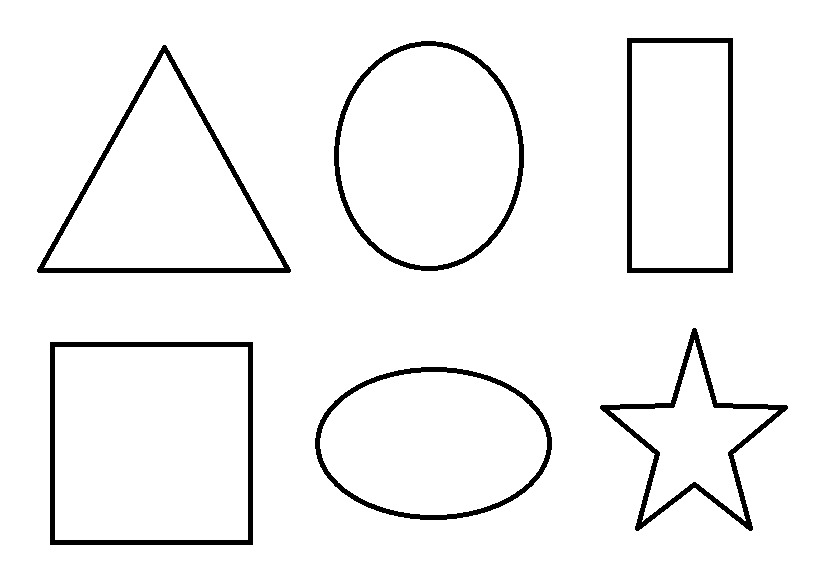
#> input picture Chapter-3/image.jpg, 824 x 568 px
$ python 1-Contours.py   (older library calls are emulated)
#> lines starting #> are read from the running program, lines starting #| are printed output that depends on the picture; after the words box and inside, x2 and y2 are one past the last pixel; in counts of white or black regions, pixels touching at a corner belong together
import numpy as np
import cv2

#For better accuracy, use binary images. So before finding contours, apply threshold or canny edge detection.
#findContours function modifies the source image. So if you want source image even after finding contours,
#already store it to some other variables.
#In OpenCV, finding contours is like finding white object from black background.
#So remember, object to be found should be white and background should be black.


image = cv2.imread('image.jpg')
#> image is the input picture: shape (568, 824, 3); min 0, max 255, mean 243.6
cv2.imshow("Original" ,  image)
cv2.waitKey()

grayimage = cv2.cvtColor(image, cv2.COLOR_BGR2GRAY)
cv2.imshow("grayimage" ,  grayimage)
cv2.waitKey()

ret, thresh = cv2.threshold(grayimage, 127, 255, 0)
#> thresh: shape (568, 824); 95.5% white; 6 black regions, box (x1, y1, x2, y2) and area: (50, 342, 253, 545) 3960, (37, 45, 291, 273) 3764, (600, 328, 788, 531) 3636, (627, 38, 733, 273) 3310, (334, 41, 524, 271) 3219, (315, 367, 552, 520) 3010
cv2.imshow("thresh" ,  thresh)
cv2.waitKey()


# Finding Edges
CannyEdge = cv2.Canny(thresh,50,100)
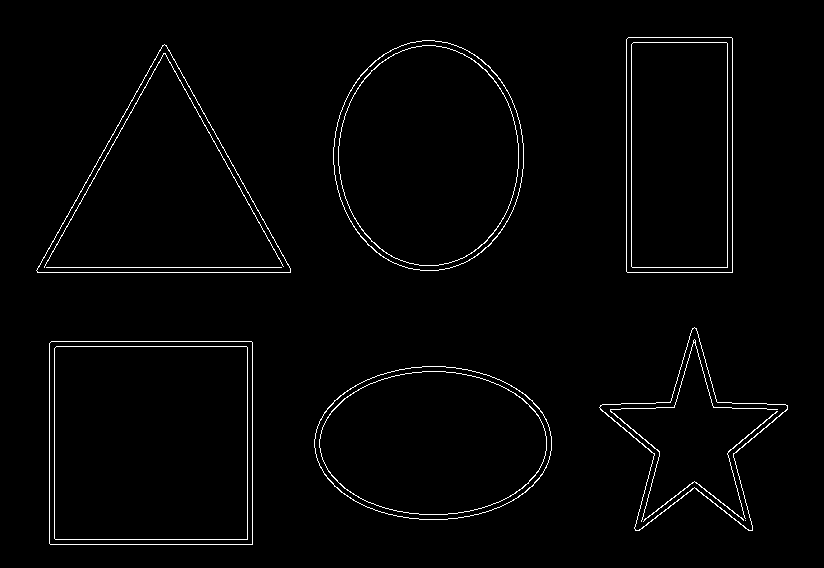
#> CannyEdge: shape (568, 824); 1.8% white in thin lines or dots, all inside (x1, y1, x2, y2) = (36, 37, 788, 545)
cv2.imshow("CannyEdges" ,  CannyEdge)
cv2.waitKey()


#Finding Contours
# Contour is the return list of contour from the image
# it is lists of list of points
image, contours, hierarchy = cv2.findContours(CannyEdge,cv2.RETR_EXTERNAL,cv2.CHAIN_APPROX_SIMPLE)
#> contours = 6 contours; box (x1, y1, x2, y2) and area: (49, 341, 253, 545) 41206, (333, 40, 524, 271) 34336, (36, 44, 291, 273) 29564, (314, 366, 552, 520) 28500, (626, 37, 733, 273) 24907, (599, 327, 788, 531) 14210

# check here -
#print contours


# Draw Contour
cv2.drawContours(image,contours,-1,(0,255,0),5)
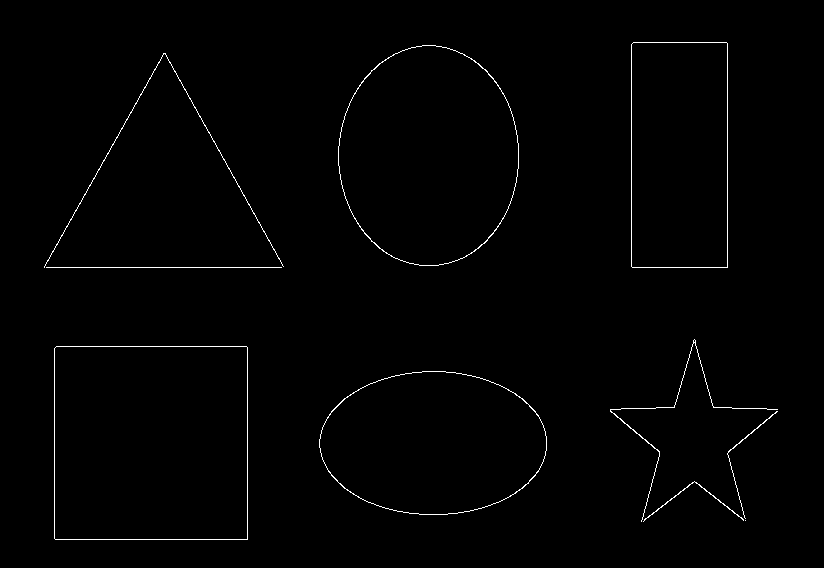
#> image: shape (568, 824); 0.88% white in thin lines or dots, all inside (x1, y1, x2, y2) = (44, 42, 778, 540)

cv2.imshow("Contour Image" , image)
cv2.waitKey()

cv2.destroyAllWindows()

$ run again, with Chapter-3/hand.jpg copied over Chapter-3/image.jpg
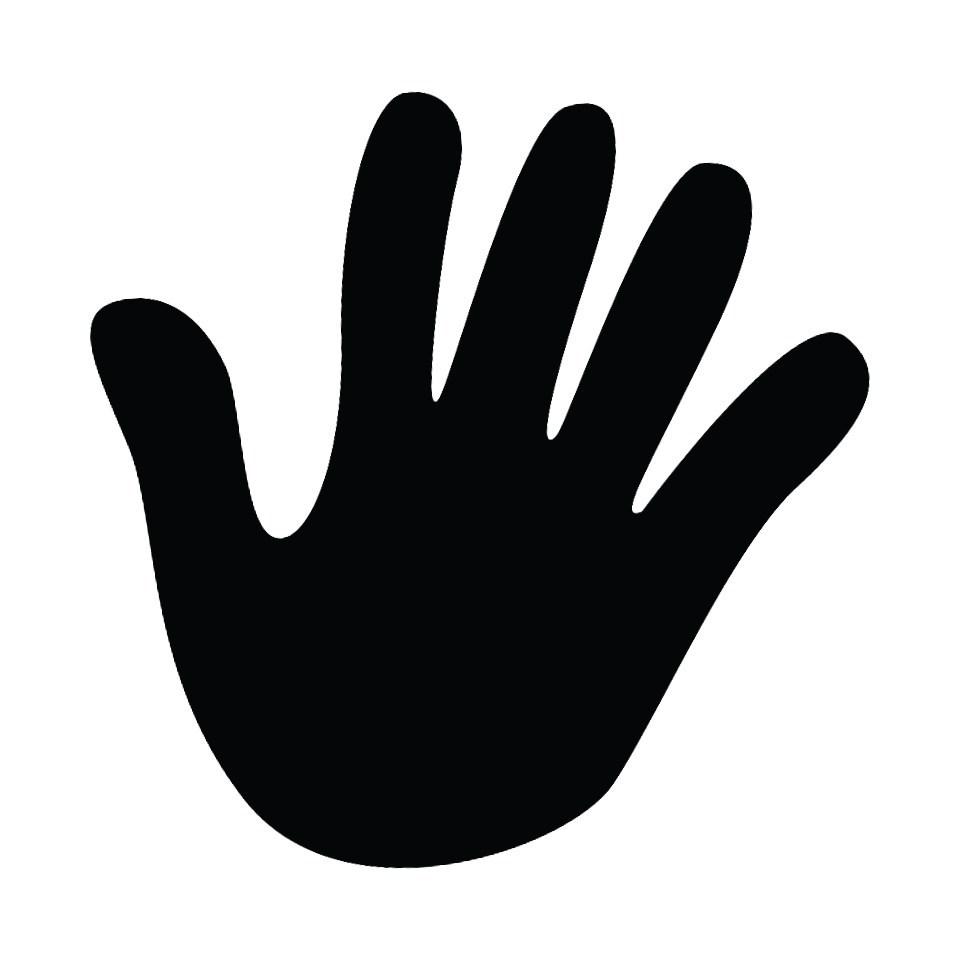
#> input picture Chapter-3/hand.jpg, 960 x 960 px
#> image is the input picture: shape (960, 960, 3); mean B, G, R 167.9, 167.2, 166.8
#> thresh: shape (960, 960); 64.7% white; 1 black region, box (x1, y1, x2, y2) and area: (90, 92, 869, 868) 324865
#> `CannyEdge = cv2.Canny(thresh,50,100)`:
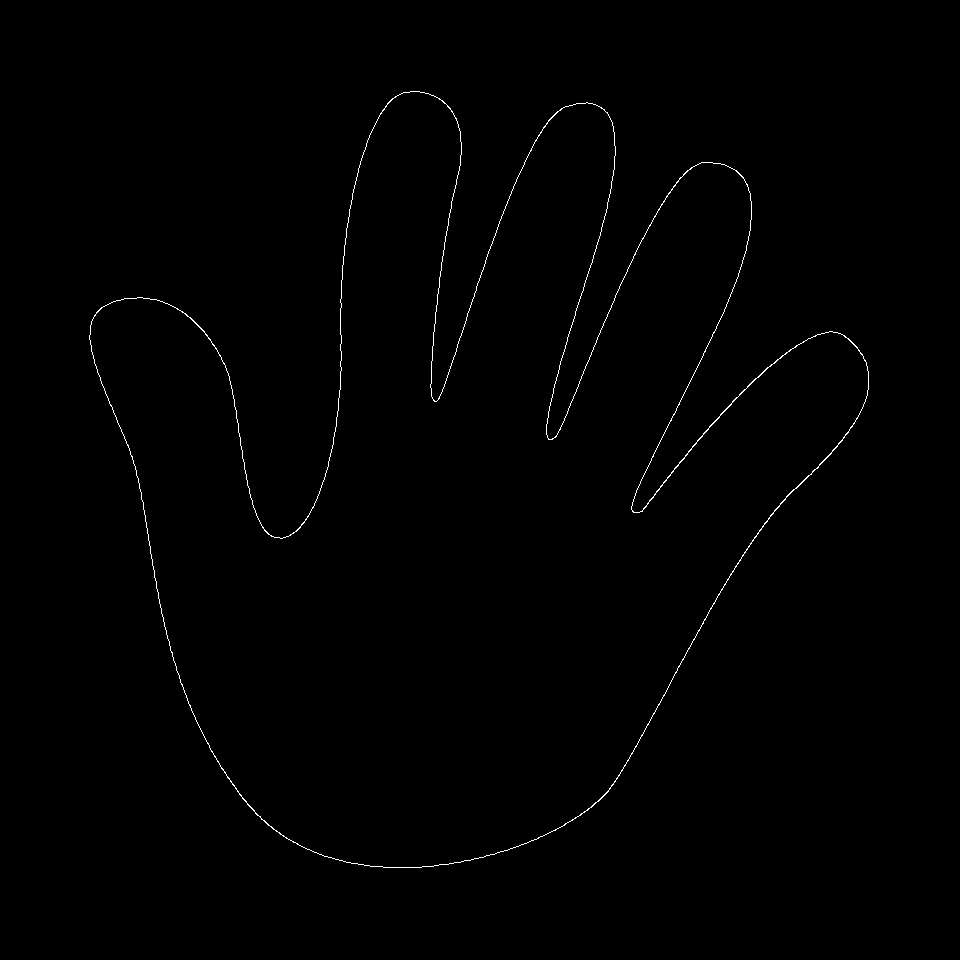
#> CannyEdge: shape (960, 960); 0.48% white in thin lines or dots, all inside (x1, y1, x2, y2) = (89, 91, 869, 868)
#> contours = 1 contour; box (x1, y1, x2, y2) and area: (89, 91, 869, 868) 325068
#> image: shape (960, 960); 0.48% of pixels changed, all inside (x1, y1, x2, y2) = (89, 91, 869, 868)

$ run again, with Chapter-3/house.jpg copied over Chapter-3/image.jpg
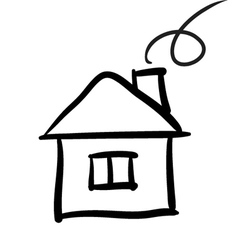
#> input picture Chapter-3/house.jpg, 238 x 250 px
#> image is the input picture: shape (250, 238, 3); min 0, max 255, mean 228.5
#> `ret, thresh = cv2.threshold(grayimage, 127, 255, 0)`:
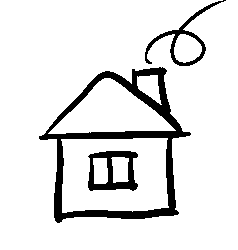
#> thresh: shape (250, 238); 89.5% white; 3 black regions, box (x1, y1, x2, y2) and area: (39, 67, 191, 223) 4517, (88, 151, 138, 191) 990, (145, 0, 226, 66) 726
#> CannyEdge: shape (250, 238); 3.6% white in thin lines or dots, all inside (x1, y1, x2, y2) = (38, 0, 226, 223)
#> contours = 4 contours, 1 with area under 20; largest, box (x1, y1, x2, y2) and area: (38, 67, 191, 223) 16214, (173, 33, 202, 63) 614, (144, 0, 226, 66) 58
#> `cv2.drawContours(image,contours,-1,(0,255,0),5)`:
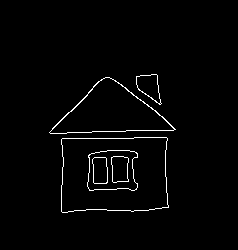
#> image: shape (250, 238); 1.9% white in thin lines or dots, all inside (x1, y1, x2, y2) = (49, 74, 176, 213)
